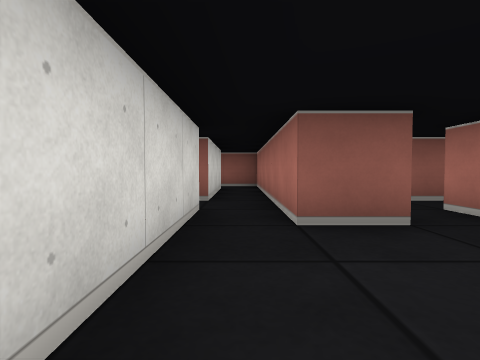
view 1 (above)

20 first-person views from a walk through a cub3D ray-caster map. The camera is about half as high as the walls, tilts 2° down and sees 80° across. The floor is counted in squares. Each view is taken from the middle of a square. On the plan, view 1 faces up. The plan holds only what a view shows up to about 9 squares ahead; the rest is blank.

view 2
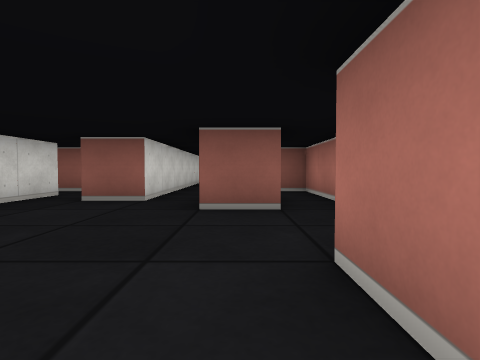

view 3
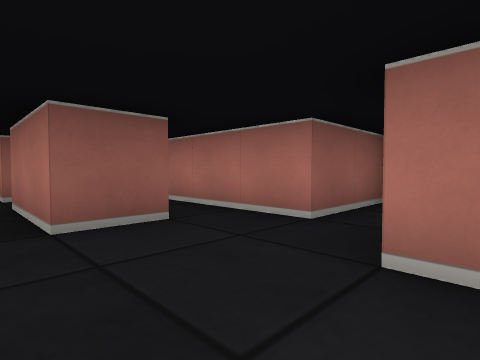

view 4
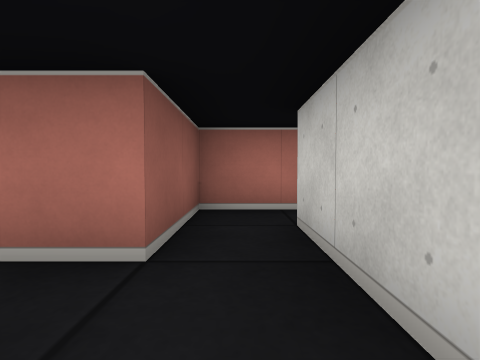

view 5
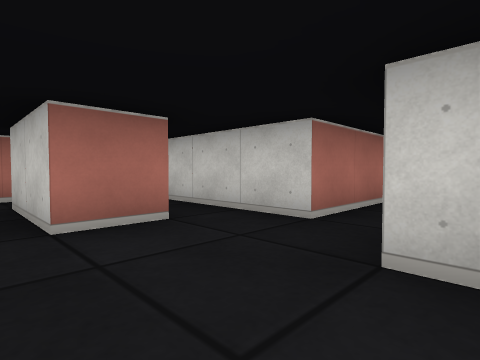

view 6
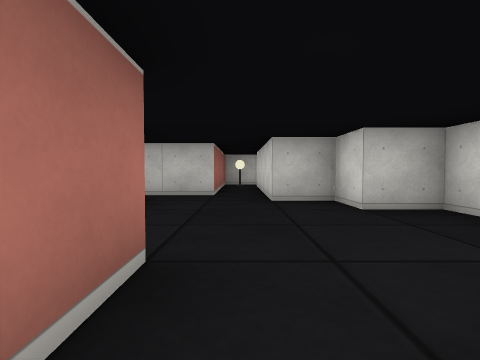

view 7
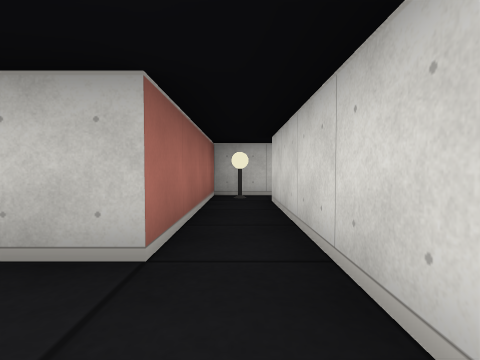

view 8
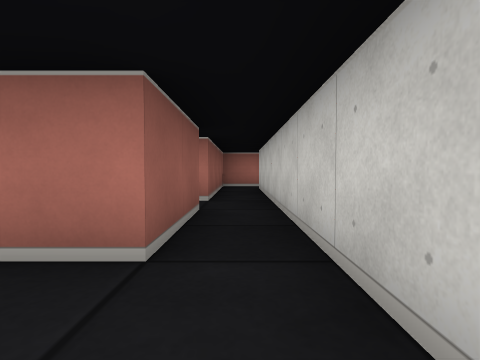

view 9
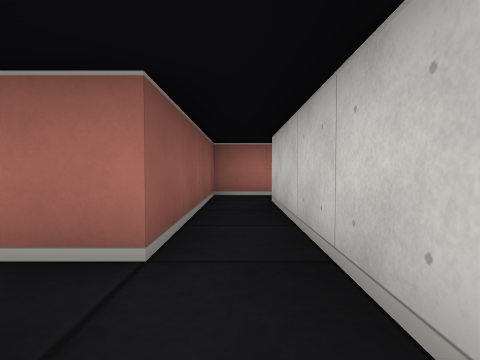

view 10
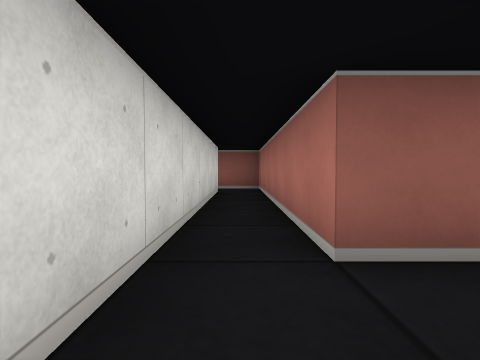

view 11
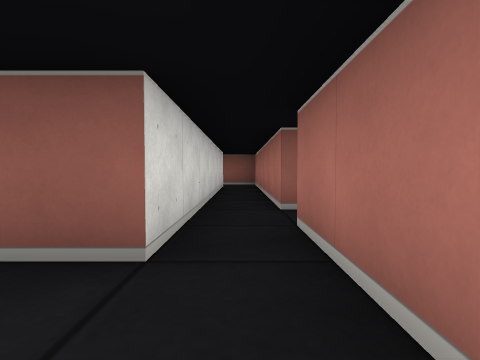

view 12
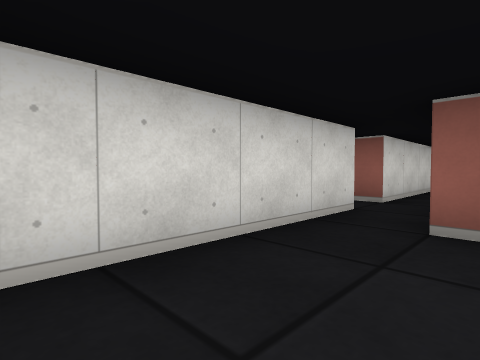

view 13
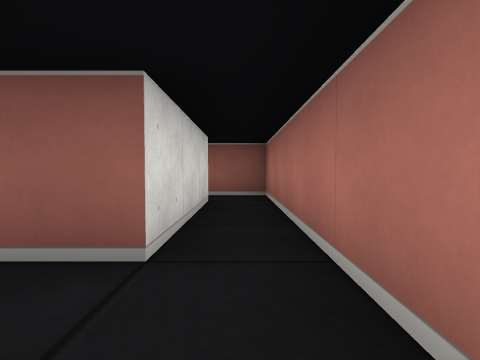

view 14
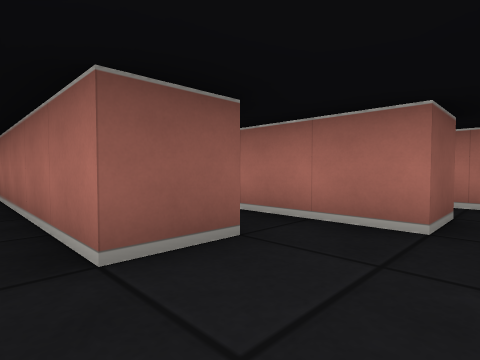

view 15
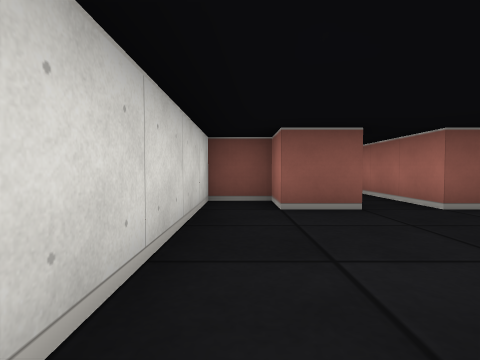

view 16
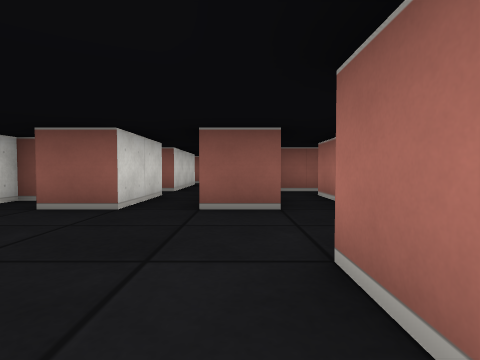

view 17
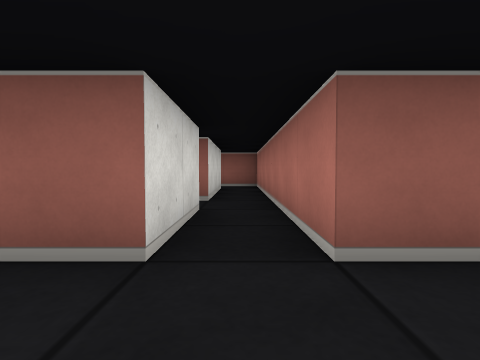

view 18
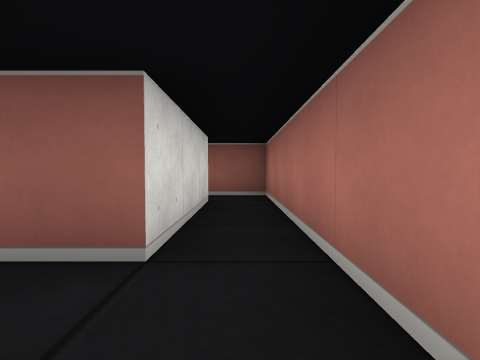

view 19
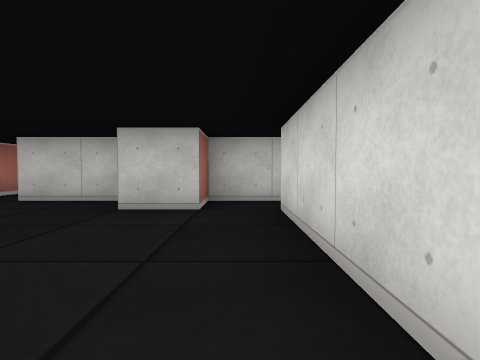

view 20
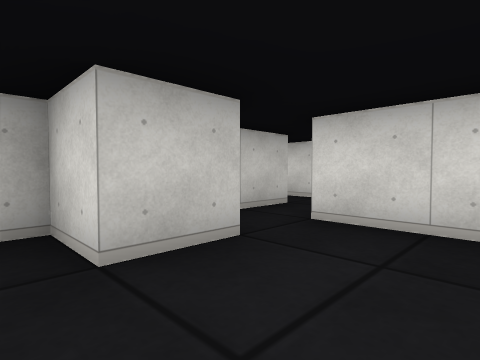

### Floor plan
Points are (right, up) in squares from view 1. A wall is a line through its corners. A room is listed if a view was taken in it or the views show most of it. See-through windows are left out.
Room 1 (views 1, 3, 4, 5, 6, 7, 10, 11, 12)
walls: (3.6, 1.5) (2.5, 1.5) (2.5, 3.5); (1.5, 3.5) (1.5, 2.5) (0.5, 2.5); (-0.5, 2.4) (-0.5, -0.5) (0.5, -0.5) (0.5, -1.5) (1.5, -1.5); (3.5, -1.5) (3.5, -0.5) (5.5, -0.5); (5.5, 0.5) (4.5, 0.5) (4.5, 3.5)
ways out: opening at (2.5, -1) to room 2; opening at (0, 3) to room 3; opening at (2, 3) to room 5; opening at (5, 0) to room 8; opening at (4, 2.5) to room 9
Room 2 (views 2, 8, 9)
walls: (1.5, -1.5) (1.5, -5.5); (1.4, -6.5) (2.5, -6.5) (2.5, -2.5) (5.5, -2.5); (5.5, -1.5) (3.5, -1.5)
ways out: opening at (2.5, -1) to room 1; opening at (4.5, -2) to room 6
objects: lamp (2, -6)
Room 3 (view 13)
walls: (-0.5, 7.5) (-0.5, 4.5); (-0.5, 3.6) (-0.5, 2.4); (0.5, 2.5) (0.5, 8.5) (-0.4, 8.5)
ways out: opening at (0, 3) to room 1; opening at (-1, 4) to room 4; opening at (-1, 8) to room 7
Room 4 (views 14, 15, 16, 17, 18, 19, 20)
walls: (-2.5, 2.5) (-2.5, 3.5); (-2.5, 5.5) (-3.5, 5.5) (-3.5, 7.5); (-6.5, 1.5) (-5.5, 1.5) (-5.5, 2.5) (-4.5, 2.5) (-4.5, 1.5) (-2.5, 1.5); (-4.5, 7.5) (-4.5, 5.5) (-5.5, 5.5) (-5.5, 6.5) (-6.5, 6.5) (-6.5, 2.5); (-0.5, 4.5) (-1.5, 4.5) (-1.5, 7.5)
ways out: opening at (-1, 4) to room 3; opening at (-2, 6.5) to room 7; opening at (-7, 2); opening at (-4, 6.5); opening at (-3, 2)
Room 5 (no view inside)
walls: (1.5, 9.5) (1.5, 3.5); (3.5, 4.5) (2.5, 4.5) (2.5, 10.5) (1.4, 10.5)
ways out: opening at (2, 3) to room 1; opening at (3, 4) to room 9
Room 6 (no view inside)
walls: (5.5, -2.5) (9.5, -2.5); (10.5, -2.6) (10.5, -1.5) (6.5, -1.5)
ways out: opening at (4.5, -2) to room 2; opening at (6, -1) to room 8; opening at (10, -3)
Room 7 (no view inside)
walls: (-0.4, 8.5) (-2.1, 8.5)
ways out: opening at (-1, 8) to room 3; opening at (-2, 6.5) to room 4
Room 8 (no view inside)
walls: (6.5, -1.5) (6.5, 0.5) (5.5, 0.5)
ways out: opening at (5, 0) to room 1; opening at (6, -1) to room 6
Room 9 (no view inside)
walls: (4.5, 3.5) (4.5, 4.5) (3.5, 4.5)
ways out: opening at (4, 2.5) to room 1; opening at (3, 4) to room 5

Positions as (right, up) in squares from view 1, and headings:
1: (0, 0), facing up
2: (3, -2), facing up
3: (2, -1), facing up-right
4: (3, 0), facing right
5: (1, 0), facing down-right
6: (2, 3), facing down
7: (2, -1), facing down
8: (2, -2), facing right
9: (5, -2), facing right
10: (2, 3), facing up
11: (2, 1), facing up
12: (1, 0), facing up-left
13: (0, 3), facing up
14: (-4, 4), facing up-right
15: (-6, 2), facing up
16: (-3, 2), facing up
17: (-4, 4), facing up
18: (-4, 7), facing up
19: (-6, 6), facing down
20: (-4, 4), facing down-left
